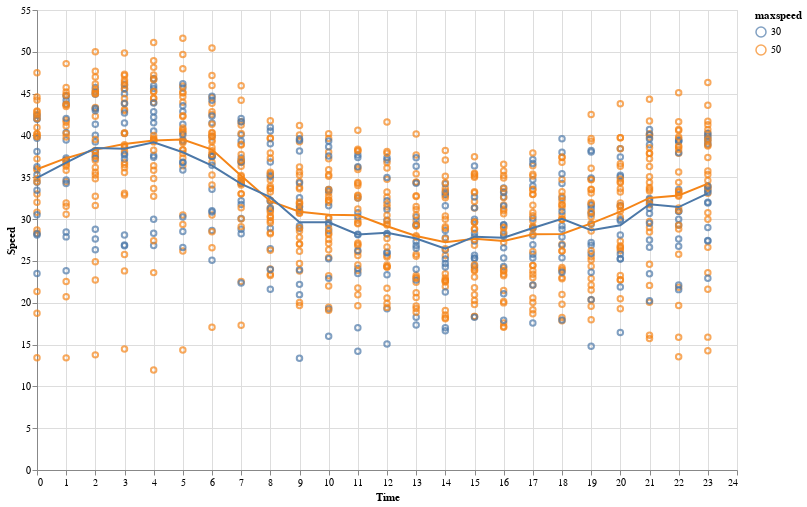

This figure's notebook cell:
### Markdown cell above
### easy shot with unweighted mean
Disclaimer: in Q2 2019, war noch kein Tempo 30 in Hermannstraße angeordnet!!!!

### Code cell
source=data_merg

## main chart
chart= alt.Chart(source).mark_point().encode(
    x=alt.X('hour_of_day', axis=alt.Axis(title='Time')),
    y=alt.Y('speed_kph_mean:Q', axis=alt.Axis(title='Speed')),
    color='maxspeed',
).properties(
     width=700,
    height=460,
    )

## line
chart_line= alt.Chart(source).mark_line().encode(
    x='hour_of_day',
    y='mean(speed_kph_mean):Q',
    color='maxspeed',
)

chart+chart_line

### Figure 1 — Vega-Lite specification as saved in the notebook (floating-point values rounded to 4 significant figures; data arrays with more than 128 entries replaced by an {"elided": "..."} marker saying what was removed)
{"config": {"view": {"continuousWidth": 400, "continuousHeight": 300}}, "layer": [{"mark": "point", "encoding": {"color": {"type": "nominal", "field": "maxspeed"}, "x": {"type": "quantitative", "axis": {"title": "Time"}, "field": "hour_of_day"}, "y": {"type": "quantitative", "axis": {"title": "Speed"}, "field": "speed_kph_mean"}}, "height": 460, "width": 700}, {"mark": "line", "encoding": {"color": {"type": "nominal", "field": "maxspeed"}, "x": {"type": "quantitative", "field": "hour_of_day"}, "y": {"type": "quantitative", "aggregate": "mean", "field": "speed_kph_mean"}}}], "data": {"name": "data-67841da92c81176d09184062d512eb68"}, "$schema": "https://vega.github.io/schema/vega-lite/v4.0.0.json", "datasets": {"data-67841da92c81176d09184062d512eb68": {"elided": "936 records"}}}
